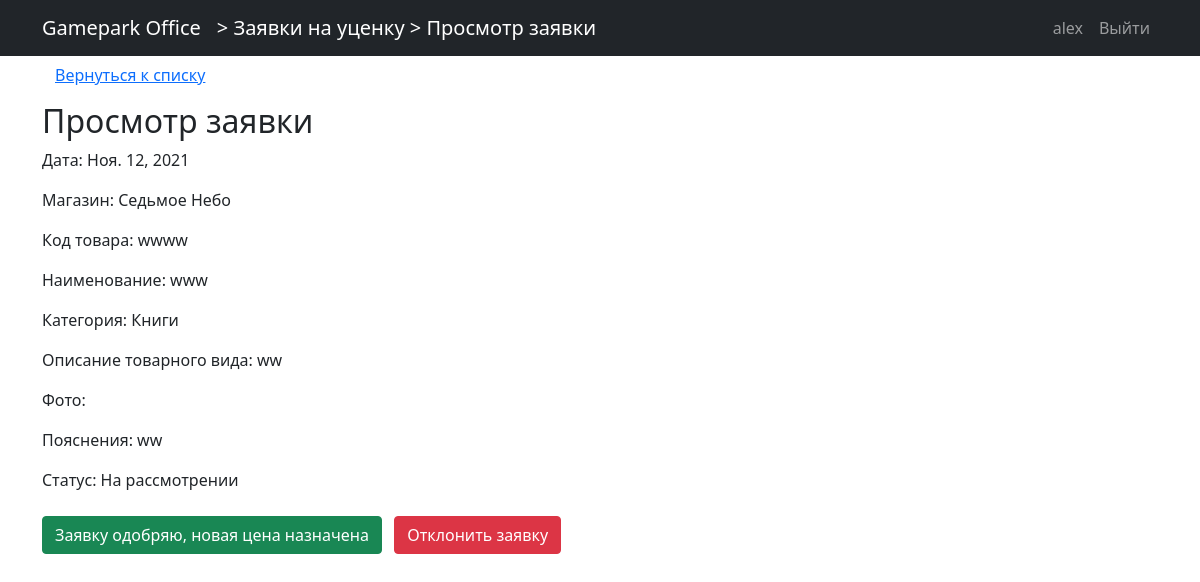
Screenshot of /zayavki/69 (signed in) with the database file from the repository.
### users/models.py (models this page shows)
class User(AbstractUser):
    email = models.EmailField(blank=True)
    role = models.ForeignKey(Roles, on_delete=models.PROTECT, null=True, default=None)
    shop = models.ForeignKey(Shops, on_delete=models.PROTECT, null=True, default=None, blank=True)

class Shops(models.Model):
    nameshop = models.CharField(max_length=30)
    class Meta:
        verbose_name_plural = "Магазины"
        verbose_name = "Магазин"
    def __str__(self):
        return self.nameshop

class Category(models.Model):
    name = models.CharField(max_length=30)
    class Meta:
        verbose_name_plural = "Категории"
        verbose_name = "Категория"
    def __str__(self):
        return self.name

### zayavki/models.py (models this page shows, shortened)
class Zayavka(models.Model):
    user = models.ForeignKey(User, default=None, null=True, on_delete=models.PROTECT)
    data = models.DateField(auto_now_add=True)
    category = models.ForeignKey(Category, on_delete=models.PROTECT)
    code = models.CharField(max_length=10)
    name = models.CharField(max_length=100)
    description = models.TextField()
    clarification = models.TextField()
    foto1 = models.ImageField(upload_to="zayavki/foto", blank=True)
    foto2 = models.ImageField(upload_to="zayavki/foto", blank=True)
    status1 = models.BooleanField(default=False)  # одобрено
    status2 = models.BooleanField(default=False)  # отклонено
    status3 = models.BooleanField(default=False)  # уценено
    status4 = models.BooleanField(default=False)  # ценник сменен
    status5 = models.BooleanField(default=False)  # в архиве
    status6 = models.BooleanField(default=False)    # остальные поля - резервные
    clarification_of_manager = models.CharField(max_length=150, blank=True)
    class Meta:
        verbose_name_plural = "Заявки"
        verbose_name = "Заявка"

### zayavki/views.py (the view)
# urls.py: path("<int:pk>", ZayavkaDetail.as_view(), name="zayavka-detail"),
class ZayavkaDetail(LoginRequiredMixin, DetailView):
    model = Zayavka
    template_name = "zayavki/zayavka_detail.html"
    def get_context_data(self, **kwargs):
        context = super().get_context_data(**kwargs)
        context["title"] = "Просмотр заявки"
        context["name_page"] = "Просмотр заявки"
        context["access_open"] = self.is_access_open()
        context["status_as_text"] = self.get_status_as_text()
        context["can_be_edited"] = self.is_can_be_edited()
        context["can_be_approved"] = self.is_can_be_approved()
        context["can_be_discounted_in_1C"] = self.is_can_be_discounted_in_1C()
        context["can_be_discounted_in_shop"] = self.is_can_be_discounted_in_shop()
        context["can_be_sent_to_archive"] = self.is_can_be_sent_to_archive()
        context["can_be_restored"] = self.is_can_be_restored()
        context["can_be_cancel_approved"] = self.is_can_be_cancel_approved()
        context["can_be_cancel_discounted_in_1C"] = self.is_can_be_cancel_discounted_in_1C()
        context["can_be_cancel_discounted_in_shop"] = self.is_can_be_cancel_discounted_in_shop()
        return context
    def is_access_open(self):
        if self.get_object().user.shop == self.request.user.shop or self.request.user.role.namerole[:3] == "Мен":
            return True
        else:
            return False
    def get_status_as_text(self):
        zayavka = self.get_object()
        result = ""
        if zayavka.status4: result = "Одобрена, уценка в 1С - ОК, уценка на витрине - ОК"
        elif zayavka.status3: result = "Одобрена, уценка в 1С - ОК, ожидает уценки на витрине"
        elif zayavka.status2: result = "Отклонена"
        elif zayavka.status1: result = "Одобрена, ожидает уценки в 1С"
        else: result = "На рассмотрении"
        if zayavka.status5: result += ". АРХИВНАЯ"
        return result
    def is_can_be_edited(self):
        zayavka = self.get_object()
        if zayavka.user.shop == self.request.user.shop and not zayavka.status1 and not zayavka.status2:
            return True
        else:
            return False
    def is_can_be_approved (self):
        zayavka = self.get_object()
        if not zayavka.status1 and not zayavka.status2 and not zayavka.status5 and self.request.user.role.namerole[:3] == "Мен":
            return True
        else:
            return False
    def is_can_be_cancel_approved (self):
        zayavka = self.get_object()
        if (zayavka.status1 or zayavka.status2) and not zayavka.status3 and not zayavka.status5 and self.request.user.role.namerole[:3] == "Мен":
            return True
        else:
            return False
    def is_can_be_discounted_in_1C (self):
        zayavka = self.get_object()
        if zayavka.status1 and not zayavka.status3 and not zayavka.status5 and self.request.user.role.namerole == "Менеджер по уценке":
            return True
        else:
            return False
    def is_can_be_cancel_discounted_in_1C (self):
        zayavka = self.get_object()
        if zayavka.status3 and not zayavka.status4 and not zayavka.status5 and self.request.user.role.namerole == "Менеджер по уценке":
            return True
        else:
            return False
    def is_can_be_discounted_in_shop (self):
        zayavka = self.get_object()
        if zayavka.status3 and not zayavka.status4 and not zayavka.status5 and self.request.user.role.namerole == "Магазин":
            return True
        else:
            return False
    def is_can_be_cancel_discounted_in_shop (self):
        zayavka = self.get_object()
        if zayavka.status4 and not zayavka.status5 and self.request.user.role.namerole == "Магазин":
            return True
        else:
            return False
    def is_can_be_sent_to_archive (self):
        zayavka = self.get_object()
        if (zayavka.status4 or zayavka.status2) and not zayavka.status5 and (self.request.user.role.namerole == "Магазин" or self.request.user.role.namerole == "Менеджер по уценке"):
            return True
        else:
            return False
    def is_can_be_restored (self):
        zayavka = self.get_object()
        if zayavka.status5:
            return True
        else:
            return False

### zayavki/templates/zayavki/zayavka_detail.html (shortened to what this page needs)
{% extends 'main_page/base.html' %}
{% load  static %}
{% block name_app %}
    <a class="navbar-brand flex-grow-1" href="{% url 'zayavki:zayavki_list' %}"> > Заявки на уценку > {{ name_page }} </a>
{% endblock name_app %}
{% block content %}
    <a href="{% url 'zayavki:zayavki_list' %}" class="btn btn-link mb-2">Вернуться к списку</a>
    {% if access_open %}
        <h2>Просмотр заявки</h2>
        <p> Дата: {{ zayavka.data }} </p>
        <p> Магазин: {{ zayavka.user.shop }} </p>
        <p> Код товара:  {{ zayavka.code }}</p>
        <p> Наименование:  {{ zayavka.name }}</p>
        <p> Категория:  {{ zayavka.category }}</p>
        <p> Описание товарного вида: {{ zayavka.description }}</p>
        <p> Фото:
              </p>
        <p> Пояснения: {{ zayavka.clarification }}</p>
        <p> Статус: {{ status_as_text }}</p>
        {% if can_be_approved %}
            <a href="# "
            class="btn btn-success mt-2"> Заявку одобряю, новая цена назначена </a>
            <a href="#"
            class="btn btn-danger mx-2 mt-2"> Отклонить заявку </a>
        {% endif %}
    {% else %}
        <p> Данная заявка вам недоступна! </p>
    {% endif %}
{% endblock content %}

### main_page/templates/main_page/base.html (shortened to what this page needs)
{% load static %}
<!DOCTYPE html>
<html lang="en">
<head>
    <link href= {% static 'bootstrap-5/css/bootstrap.min.css' %}  rel="stylesheet">
</head>
<body>
<nav class="navbar navbar-expand-lg navbar-dark bg-dark">
    <div class="container">
        <a class="navbar-brand "
           href="{% url 'main_page:index' %}">
           Gamepark Office
        </a>
        {% block name_app %}{% endblock name_app %}
        <div class="collapse navbar-collapse flex-grow-0" id="navbarContent">
            <ul class="navbar-nav">
                {% if user.is_authenticated %}
                <li class="nav-item">
                    <a class="nav-link" href="{% url 'users:profile' %}">{{user.username }} </a>
                </li>
                    <li class="nav-item">
                        <a class="nav-link" href="{% url 'users:logout' %}">Выйти </a>
                    </li>
                {% else %}
                    <li class="nav-item">
                        <a class="nav-link" href="{% url 'users:login' %}">Войти <i class="fas fa-sign-in-alt"></i></a>
                    </li>
                {% endif %}
            </ul>
        </div>
    </div>
</nav>
<div class="container">
    {% block content %} {% endblock content %}
</div>
</body>
</html>

### rows the page displays
User: username "alex"
Zayavka: data "Ноя. 12, 2021", user.shop "Седьмое Небо", code "wwww", name "www", category "Книги", description "ww", clarification "ww"

### other values shown
{{ name_page }} "Просмотр заявки"
{{ status_as_text }} "На рассмотрении"
